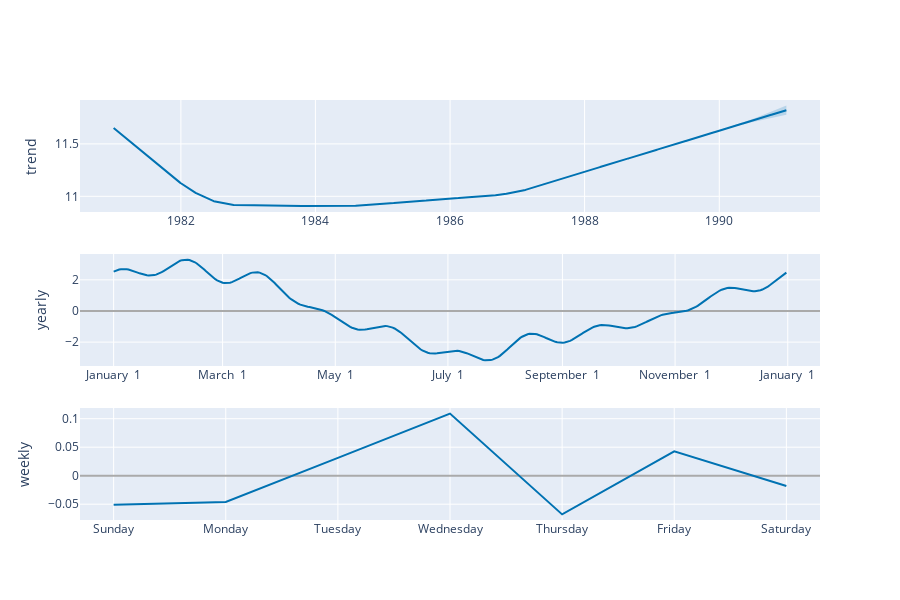

The code cell stored with this chart in its notebook:
### Code cell
# plot components
plot.plot_components_plotly(m, forecast)

### Figure 1 — Plotly figure (JSON) as saved in the notebook; plotly's stock layout.template omitted (floating-point values rounded to 4 significant figures; data arrays with more than 128 entries replaced by an {"elided": "..."} marker saying what was removed)
{"data": [{"line": {"color": "#0072B2", "width": 2}, "mode": "lines", "name": "trend", "type": "scatter", "x": {"elided": "3650 str values"}, "xaxis": "x", "y": {"elided": "3650 float values"}, "yaxis": "y"}, {"line": {"color": "rgba(0, 114, 178, 0.2)", "width": 0}, "mode": "lines", "name": "trend_upper", "type": "scatter", "x": {"elided": "3650 str values"}, "xaxis": "x", "y": {"elided": "3650 float values"}, "yaxis": "y"}, {"fill": "tonexty", "fillcolor": "rgba(0, 114, 178, 0.2)", "line": {"color": "rgba(0, 114, 178, 0.2)", "width": 0}, "mode": "lines", "name": "trend_lower", "type": "scatter", "x": {"elided": "3650 str values"}, "xaxis": "x", "y": {"elided": "3650 float values"}, "yaxis": "y"}, {"line": {"color": "#0072B2", "width": 2}, "mode": "lines", "name": "yearly", "type": "scatter", "x": {"elided": "365 str values"}, "xaxis": "x2", "y": {"elided": "365 float values"}, "yaxis": "y2"}, {"line": {"color": "#0072B2", "width": 2}, "mode": "lines", "name": "weekly", "type": "scatter", "x": ["2017-01-01T00:00:00", "2017-01-02T00:00:00", "2017-01-03T00:00:00", "2017-01-04T00:00:00", "2017-01-05T00:00:00", "2017-01-06T00:00:00", "2017-01-07T00:00:00"], "xaxis": "x3", "y": [-0.05101, -0.04604, 0.03124, 0.1089, -0.06789, 0.04269, -0.01794], "yaxis": "y3"}], "layout": {"height": 600, "showlegend": false, "width": 900, "xaxis": {"anchor": "y", "domain": [0, 1], "range": ["1980-07-02T10:48:00", "1991-07-01T13:12:00"], "type": "date"}, "xaxis2": {"anchor": "y2", "domain": [0, 1], "range": ["2016-12-13T18:54:02.958904115", "2018-01-18T11:04:57.863013581"], "tickformat": "%B %e", "type": "date"}, "xaxis3": {"anchor": "y3", "domain": [0, 1], "range": ["2016-12-31T16:48:00", "2017-01-07T07:12:00"], "tickformat": "%A", "type": "date"}, "yaxis": {"anchor": "x", "domain": [0.7333, 1], "rangemode": "normal", "title": {"text": "trend"}, "zerolinecolor": "#AAA"}, "yaxis2": {"anchor": "x2", "domain": [0.3667, 0.6333], "title": {"text": "yearly"}, "zerolinecolor": "#AAA"}, "yaxis3": {"anchor": "x3", "domain": [0, 0.2667], "title": {"text": "weekly"}, "zerolinecolor": "#AAA"}}}
